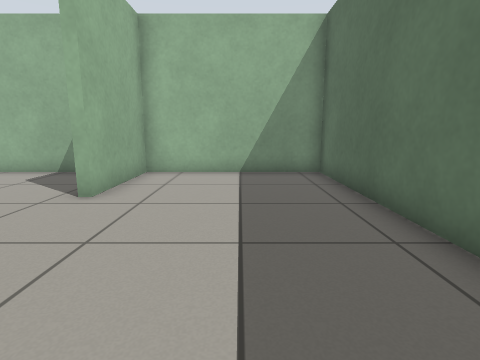
[1] (above)

21 first-person views from a walk through a Gazebo world. The camera is 0.72 m above the floor, tilts 10° down and sees 80° across. The floor is counted in squares, 0.5 m on a side. Each view is taken from the middle of a square. On the plan, view 1 faces up. The plan holds only what a view shows up to about 14 squares ahead; the rest is blank.

[2]
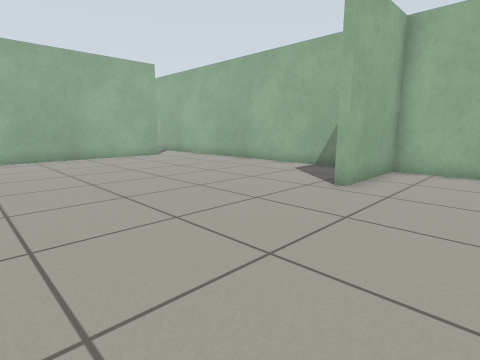

[3]
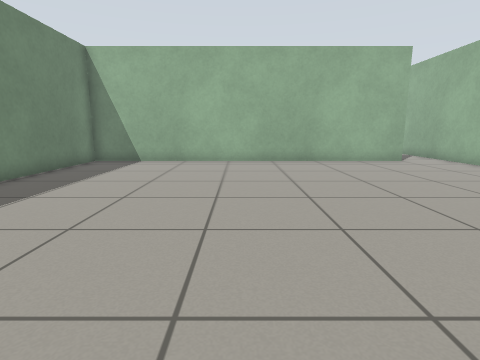

[4]
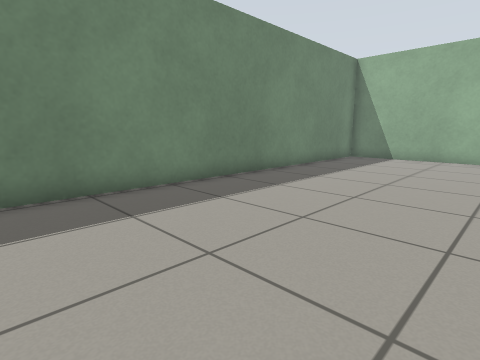

[5]
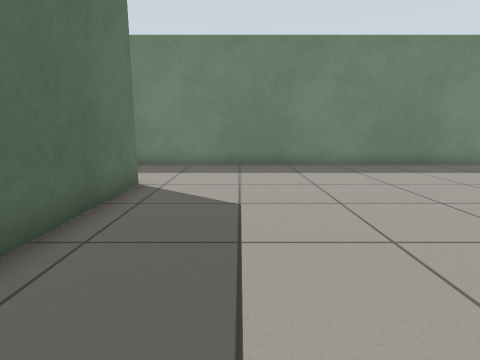

[6]
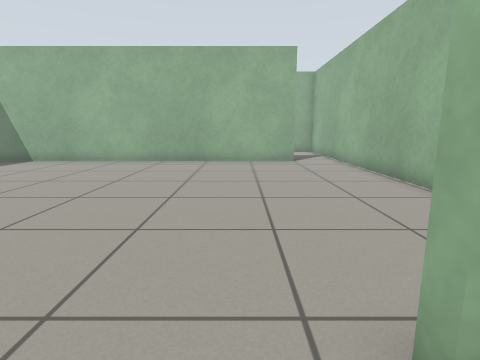

[7]
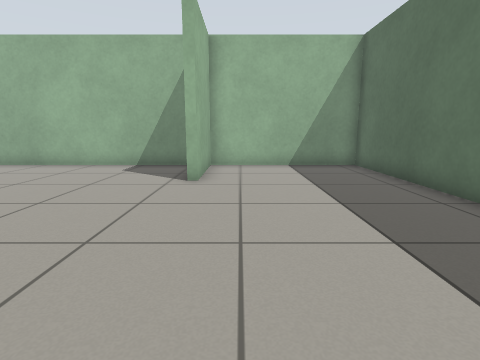

[8]
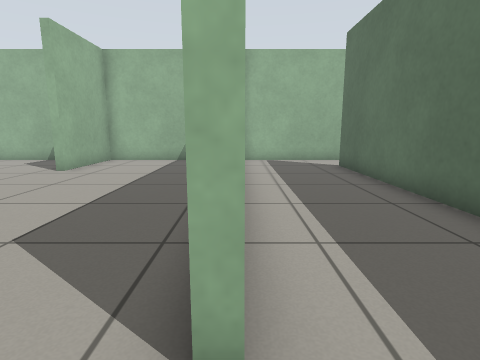

[9]
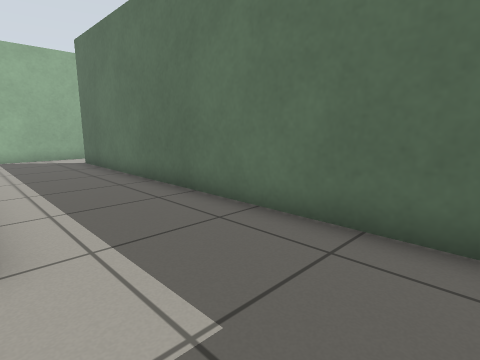

[10]
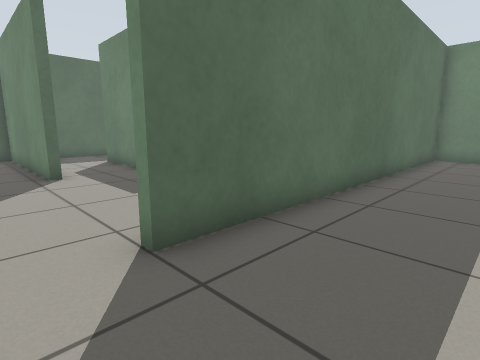

[11]
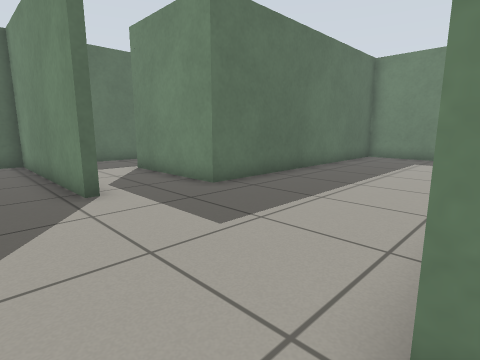

[12]
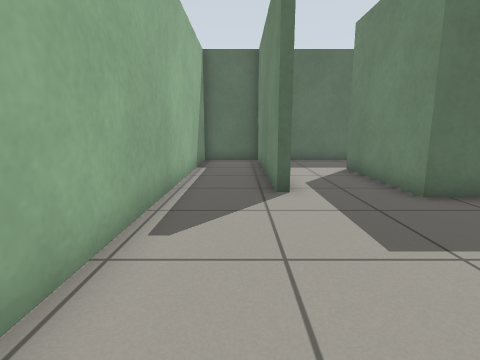

[13]
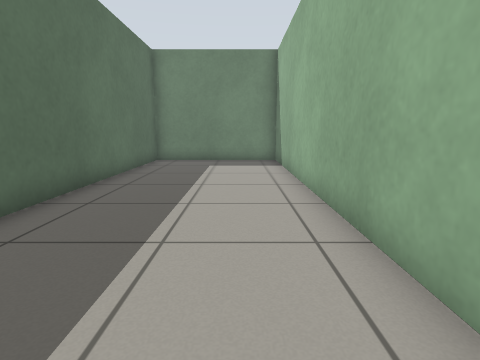

[14]
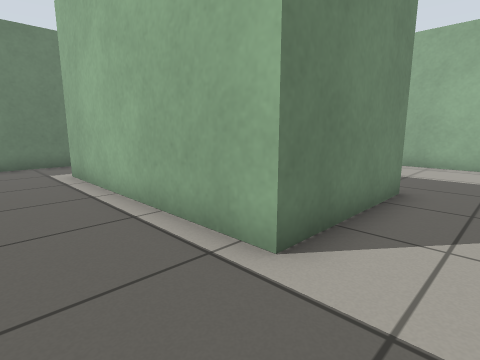

[15]
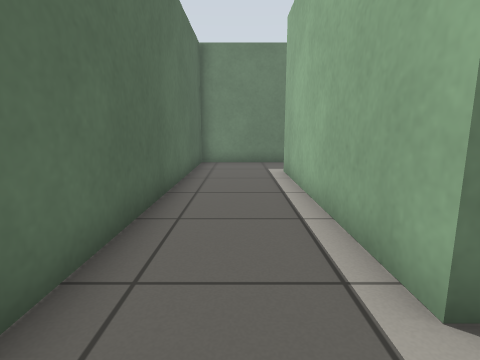

[16]
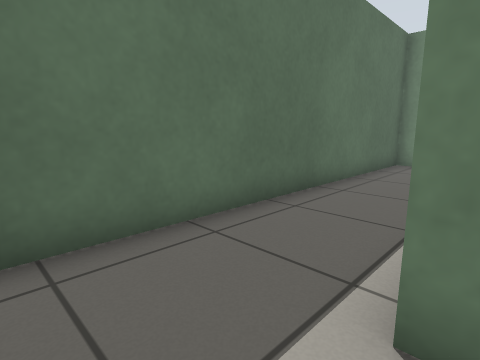

[17]
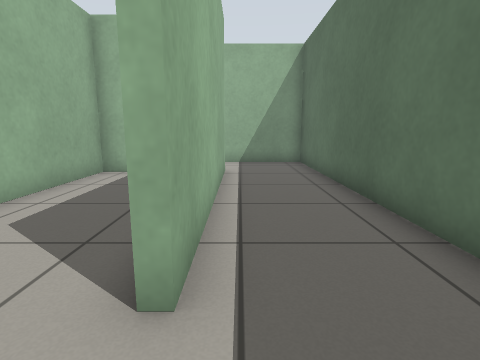

[18]
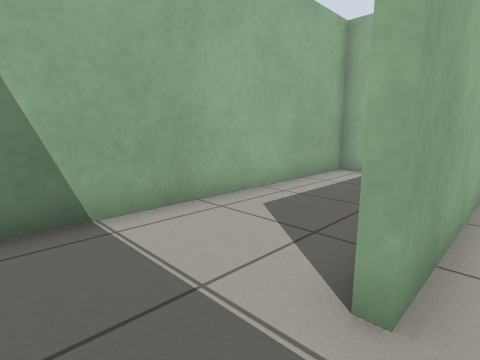

[19]
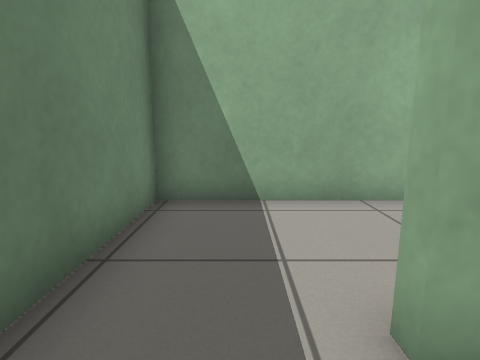

[20]
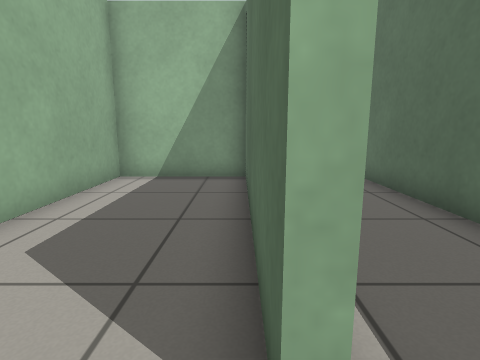

[21]
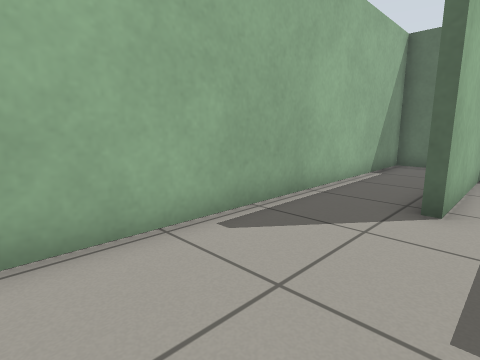

### Floor plan
Ten units are one square. View 1 is at (0, 0); x grows to the right and y downward. Boxes are objects, and circles mark ways between rooms. Rooms are numbered by the first view taken in them; rooms with no view inside come last. Other rooms are left out.
<svg viewBox="-157 -102 369 174">
<path fill="none" stroke="#000" d="M-41 -97 -144 -97M27 25 27 -97 -32 -97 -32 -60M-152 -75 -152 67 25 67M25 67 70 67 70 -75 74 -75M74 -97 32 -97M31 25 27 25M73 -52 73 67 130 67 130 -41 175 -41 175 40M165 67 207 67 207 -68 135 -68 135 -71 207 -71 207 -97 74 -97M172 40 172 -38 133 -38 133 67 165 67"/>
<circle cx="30" cy="45" r="3" fill="#2a7"/>
<circle cx="70" cy="-85" r="3" fill="#2a7"/>
<circle cx="170" cy="50" r="3" fill="#2a7"/>
<text x="-60" y="-10">1</text>
<text x="50" y="-10">2</text>
<text x="120" y="-20">3</text>
<text x="150" y="10">4</text>
</svg>
Room 1 opens to room 2. Room 2 opens to room 3. Room 3 opens to room 4.

Where each view was taken, in squares from view 1:
view 1: 0 up, 0 right, facing up
view 2: 1 down, 0 right, facing up-left
view 3: 0 up, 2 left, facing left
view 4: 0 up, 0 right, facing down-left
view 5: 5 up, 0 right, facing down
view 6: 5 up, 2 left, facing left
view 7: 2 down, 2 left, facing up
view 8: 4 down, 3 right, facing up
view 9: 6 down, 3 right, facing up-right
view 10: 9 up, 4 right, facing down-right
view 11: 9 up, 7 right, facing down-right
view 12: 8 up, 7 right, facing right
view 13: 7 up, 9 right, facing down
view 14: 6 up, 20 right, facing down-left
view 15: 6 up, 19 right, facing down
view 16: 6 up, 17 right, facing down-right
view 17: 6 down, 18 right, facing up
view 18: 6 down, 18 right, facing up-left
view 19: 5 down, 19 right, facing left
view 20: 5 down, 17 right, facing up
view 21: 6 up, 8 right, facing up-right
